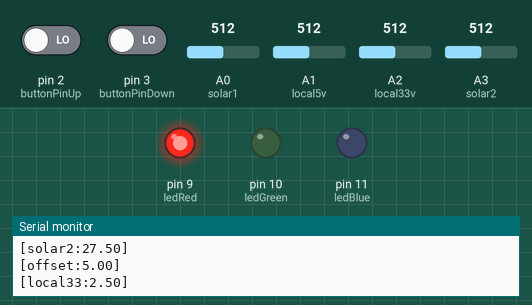
Recording of a sketch running on a simulated Arduino Uno, built with avr-gcc and run on an emulated ATmega328P. Parts: output pins drawn as LEDs (lit = HIGH), the last lines printed to the serial monitor. The test bench sets the inputs (shaded band); at power-on: pin 2 (buttonPinUp) LOW, pin 3 (buttonPinDown) LOW, A0 (solar1) = 512, A1 (local5v) = 512, A2 (local33v) = 512, A3 (solar2) = 512.

Above: at 4.8 s.
4.9 s: pin 2 (buttonPinUp) driven HIGH and pin 3 (buttonPinDown) driven HIGH
At 11.1 s:
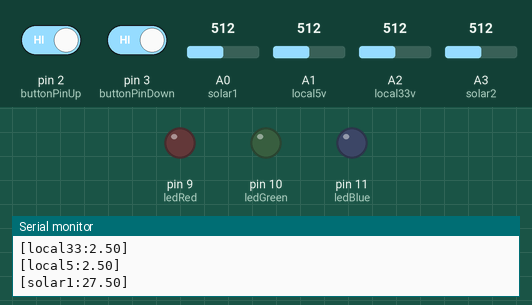
14.2 s: pin 2 (buttonPinUp) driven LOW
At 17.4 s:
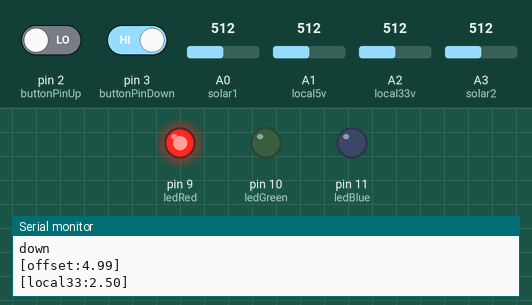
19.2 s: pin 2 (buttonPinUp) driven HIGH
At 21.39 s:
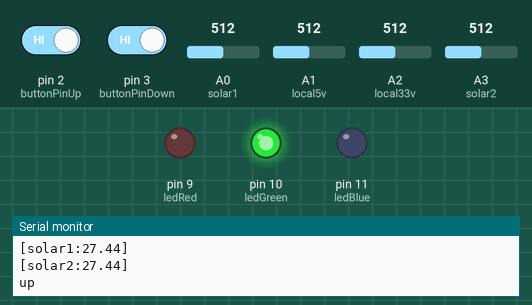
Timing chart, 0 to 33.2 s (numbered marks = the images above; inputs shaded):
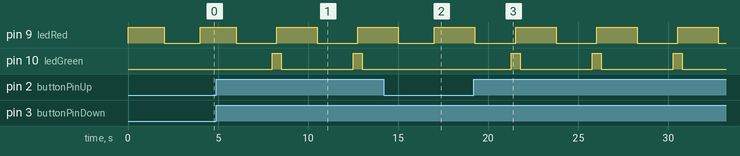

The sketch:

solarMonitor.ino
```cpp
/*
DC Voltmeter
An Arduino DVM based on voltage divider concept
T.K.Hareendran
*/

const int buttonPinUp = 2;     // the number of the pushbutton pin
const int buttonPinDown = 3;     // the number of the pushbutton pin
int buttonStateUp;         // variable for reading the pushbutton status
int buttonStateDown;         // variable for reading the pushbutton status
int ledRed = 9;
int ledBlue = 11;
int ledGreen = 10;

int solar1 = 0;
int local5v = 1;
int local33v = 2;
int solar2 = 3;
float vout1 = 0.0;
float vout2 = 0.0;
float vin1 = 0.0;
float vin2 = 0.0;
float R1 = 100000.0; // resistance of R1 (100K) -see text!
float R2 = 10000.0; // resistance of R2 (10K) - see text!

// tuned to 14v
float offset = 5.00;


void setup() {
  Serial.begin(9600);
  pinMode(solar1, INPUT);
  pinMode(solar2, INPUT);
  pinMode(local5v, INPUT);
  pinMode(local33v, INPUT);
  pinMode(buttonPinUp, INPUT);
  pinMode(buttonPinDown, INPUT);
  pinMode(ledRed, OUTPUT);
  pinMode(ledBlue, OUTPUT);
  pinMode(ledGreen, OUTPUT);
  Serial.println("DC VOLTMETER");
}
void loop() {

buttonStateUp = digitalRead(buttonPinUp);
buttonStateDown = digitalRead(buttonPinDown);

if (buttonStateUp == HIGH) {
    Serial.println("up");
    digitalWrite(ledGreen, HIGH);
    offset = offset + 0.01;
    delay(250);
  }

  if (buttonStateDown == HIGH) {
    Serial.println("down");
    digitalWrite(ledRed, HIGH);
    offset = offset - 0.01;
    delay(250);
  }
  digitalWrite(ledGreen, LOW);
  digitalWrite(ledRed, LOW);
  digitalWrite(ledBlue, LOW);

  Serial.print("[offset:");
  Serial.print(offset);
  Serial.println("]");

  // read the value at analog input
  int solarValue1 = analogRead(solar1);
  int solarValue2 = analogRead(solar2);
  int sensorValue5 = analogRead(local5v);
  int sensorValue33 = analogRead(local33v);
  vout1 = (solarValue1 * offset) / 1024.0;
  vout2 = (solarValue2 * offset) / 1024.0;
  float voltage5 = sensorValue5 * (5.0 / 1023.0);
  float voltage33 = sensorValue33 * (5.0 / 1023.0);
  vin1 = vout1 / (R2 / (R1 + R2));
  vin2 = vout2 / (R2 / (R1 + R2));
  if (vin1 < 0.09) {
    vin1 = 0.0; //statement to quash undesired reading !
  }
  if (vin2 < 0.09) {
    vin2 = 0.0; //statement to quash undesired reading !
  }

  if (voltage33 < 3.30) {
    digitalWrite(ledRed, HIGH);
    Serial.print("[local33:");
    Serial.print(voltage33);
    Serial.println("]");
    delay(1000);
    digitalWrite(ledRed, LOW);
  }

  if (voltage5 < 5.00) {
    digitalWrite(ledRed, HIGH);
    Serial.print("[local5:");
    Serial.print(voltage5);
    Serial.println("]");
    delay(1000);
    digitalWrite(ledRed, LOW);
  }


  Serial.print("[solar1:");
  Serial.print(vin1);
  Serial.println("]");

  delay(1000);


  Serial.print("[solar2:");
  Serial.print(vin2);
  Serial.println("]");

  delay(1000);
}
```

Measured:
- after the input at 4.9 s, pin 10 (ledGreen): alternates HIGH for 0.50 s and LOW for 4.0 s, starting after 3.1 s
- after the input at 14.2 s, pin 10 (ledGreen): stays LOW (without the input it goes to HIGH after 2.8 s)
- after the input at 19.2 s, pin 10 (ledGreen): alternates HIGH for 0.50 s and LOW for 4.0 s, starting after 2.1 s
- by itself, pin 9 (ledRed): alternates HIGH for 2.3 s and LOW for 2.3 s
